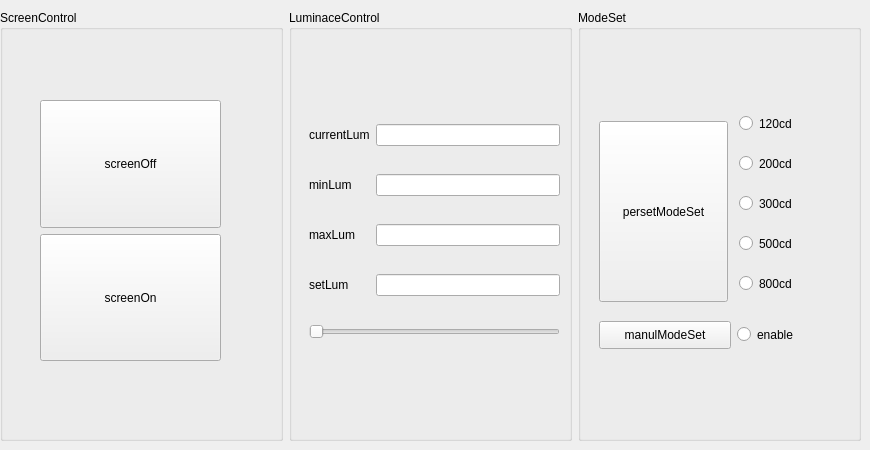
   <widget class="QWidget" name="tab_9">
    <attribute name="title">
     <string>Display</string>
    </attribute>
    <widget class="QWidget" name="">
     <property name="geometry">
      <rect>
       <x>0</x>
       <y>10</y>
       <width>861</width>
       <height>431</height>
      </rect>
     </property>
     <layout class="QHBoxLayout" name="horizontalLayout">
      <item>
       <widget class="QGroupBox" name="groupBox_9">
        <property name="title">
         <string>ScreenControl</string>
        </property>
        <widget class="QWidget" name="">
         <property name="geometry">
          <rect>
           <x>40</x>
           <y>90</y>
           <width>181</width>
           <height>261</height>
          </rect>
         </property>
         <layout class="QVBoxLayout" name="verticalLayout">
          <item>
           <widget class="QPushButton" name="pushButton">
            <property name="sizePolicy">
             <sizepolicy hsizetype="Minimum" vsizetype="Preferred">
              <horstretch>0</horstretch>
              <verstretch>0</verstretch>
             </sizepolicy>
            </property>
            <property name="text">
             <string>screenOff</string>
            </property>
           </widget>
          </item>
          <item>
           <widget class="QPushButton" name="pushButton_2">
            <property name="sizePolicy">
             <sizepolicy hsizetype="Minimum" vsizetype="Preferred">
              <horstretch>0</horstretch>
              <verstretch>0</verstretch>
             </sizepolicy>
            </property>
            <property name="text">
             <string>screenOn</string>
            </property>
           </widget>
          </item>
         </layout>
        </widget>
        <zorder>pushButton</zorder>
        <zorder>pushButton_2</zorder>
        <zorder>groupBox_10</zorder>
        <zorder>groupBox_10</zorder>
       </widget>
      </item>
      <item>
       <widget class="QGroupBox" name="groupBox_10">
        <property name="title">
         <string>LuminaceControl</string>
        </property>
        <widget class="QWidget" name="">
         <property name="geometry">
          <rect>
           <x>20</x>
           <y>92</y>
           <width>251</width>
           <height>261</height>
          </rect>
         </property>
         <layout class="QGridLayout" name="gridLayout">
          <item row="0" column="0">
           <widget class="QLabel" name="label_33">
            <property name="text">
             <string>currentLum</string>
            </property>
           </widget>
          </item>
          <item row="0" column="1">
           <widget class="QLineEdit" name="lineEdit"/>
          </item>
          <item row="1" column="0">
           <widget class="QLabel" name="label_34">
            <property name="text">
             <string>minLum</string>
            </property>
           </widget>
          </item>
          <item row="1" column="1">
           <widget class="QLineEdit" name="lineEdit_2"/>
          </item>
          <item row="2" column="0">
           <widget class="QLabel" name="label_38">
            <property name="text">
             <string>maxLum</string>
            </property>
           </widget>
          </item>
          <item row="2" column="1">
           <widget class="QLineEdit" name="lineEdit_3"/>
          </item>
          <item row="3" column="0">
           <widget class="QLabel" name="label_40">
            <property name="text">
             <string>setLum</string>
            </property>
           </widget>
          </item>
          <item row="3" column="1">
           <widget class="QLineEdit" name="lineEdit_6"/>
          </item>
          <item row="4" column="0" colspan="2">
           <widget class="QSlider" name="horizontalSlider">
            <property name="orientation">
             <enum>Qt::Horizontal</enum>
            </property>
           </widget>
          </item>
         </layout>
        </widget>
        <zorder>horizontalSlider</zorder>
        <zorder>label_33</zorder>
        <zorder>lineEdit</zorder>
        <zorder>label_34</zorder>
        <zorder>lineEdit_2</zorder>
        <zorder>label_38</zorder>
        <zorder>lineEdit_3</zorder>
        <zorder>label_39</zorder>
        <zorder>lineEdit_5</zorder>
        <zorder>label_40</zorder>
        <zorder>lineEdit_6</zorder>
        <zorder>groupBox_11</zorder>
        <zorder>groupBox_11</zorder>
       </widget>
      </item>
      <item>
       <widget class="QGroupBox" name="groupBox_11">
        <property name="title">
         <string>ModeSet</string>
        </property>
        <widget class="QRadioButton" name="radioButton">
         <property name="geometry">
          <rect>
           <x>161</x>
           <y>102</y>
           <width>75</width>
           <height>23</height>
          </rect>
         </property>
         <property name="text">
          <string>120cd</string>
         </property>
        </widget>
        <widget class="QRadioButton" name="radioButton_2">
         <property name="geometry">
          <rect>
           <x>161</x>
           <y>182</y>
           <width>75</width>
           <height>23</height>
          </rect>
         </property>
         <property name="text">
          <string>300cd</string>
         </property>
        </widget>
        <widget class="QRadioButton" name="radioButton_3">
         <property name="geometry">
          <rect>
           <x>161</x>
           <y>222</y>
           <width>75</width>
           <height>23</height>
          </rect>
         </property>
         <property name="text">
          <string>500cd</string>
         </property>
        </widget>
        <widget class="QRadioButton" name="radioButton_4">
         <property name="geometry">
          <rect>
           <x>161</x>
           <y>142</y>
           <width>75</width>
           <height>23</height>
          </rect>
         </property>
         <property name="text">
          <string>200cd</string>
         </property>
        </widget>
        <widget class="QRadioButton" name="radioButton_9">
         <property name="geometry">
          <rect>
           <x>161</x>
           <y>262</y>
           <width>75</width>
           <height>23</height>
          </rect>
         </property>
         <property name="text">
          <string>800cd</string>
         </property>
        </widget>
        <widget class="QLabel" name="label_41">
         <property name="geometry">
          <rect>
           <x>11</x>
           <y>577</y>
           <width>121</width>
           <height>18</height>
          </rect>
         </property>
         <property name="text">
          <string>manualModeset</string>
         </property>
        </widget>
        <widget class="Line" name="line_3">
         <property name="geometry">
          <rect>
           <x>11</x>
           <y>568</y>
           <width>529</width>
           <height>16</height>
          </rect>
         </property>
         <property name="orientation">
          <enum>Qt::Horizontal</enum>
         </property>
        </widget>
        <widget class="QCheckBox" name="checkBox">
         <property name="geometry">
          <rect>
           <x>279</x>
           <y>577</y>
           <width>80</width>
           <height>23</height>
          </rect>
         </property>
         <property name="text">
          <string>enable</string>
         </property>
        </widget>
        <widget class="QPushButton" name="pushButton_4">
         <property name="geometry">
          <rect>
           <x>21</x>
           <y>311</y>
           <width>132</width>
           <height>28</height>
          </rect>
         </property>
         <property name="sizePolicy">
          <sizepolicy hsizetype="Minimum" vsizetype="Preferred">
           <horstretch>0</horstretch>
           <verstretch>0</verstretch>
          </sizepolicy>
         </property>
         <property name="text">
          <string>manulModeSet</string>
         </property>
        </widget>
        <widget class="QRadioButton" name="radioButton_10">
         <property name="geometry">
          <rect>
           <x>159</x>
           <y>313</y>
           <width>80</width>
           <height>23</height>
          </rect>
         </property>
         <property name="text">
          <string>enable</string>
         </property>
        </widget>
        <widget class="QPushButton" name="pushButton_3">
         <property name="geometry">
          <rect>
           <x>21</x>
           <y>111</y>
           <width>129</width>
           <height>181</height>
          </rect>
         </property>
         <property name="sizePolicy">
          <sizepolicy hsizetype="Minimum" vsizetype="Preferred">
           <horstretch>0</horstretch>
           <verstretch>0</verstretch>
          </sizepolicy>
         </property>
         <property name="text">
          <string>persetModeSet</string>
         </property>
        </widget>
       </widget>
      </item>
     </layout>
    </widget>
   </widget>
